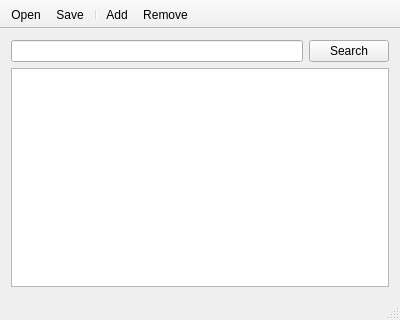
<?xml version="1.0" encoding="UTF-8"?>
<ui version="4.0">
 <class>Phonebook</class>
 <widget class="QMainWindow" name="Phonebook">
  <property name="geometry">
   <rect>
    <x>0</x>
    <y>0</y>
    <width>400</width>
    <height>320</height>
   </rect>
  </property>
  <property name="windowTitle">
   <string>Phonebook</string>
  </property>
  <widget class="QWidget" name="centralWidget">
   <layout class="QGridLayout" name="gridLayout_2">
    <item row="0" column="0">
     <layout class="QGridLayout" name="gridLayout">
      <item row="0" column="0">
       <layout class="QHBoxLayout" name="horizontalLayout">
        <item>
         <widget class="QLineEdit" name="searchLineEdit"/>
        </item>
        <item>
         <widget class="QPushButton" name="searchButton">
          <property name="text">
           <string>Search</string>
          </property>
         </widget>
        </item>
       </layout>
      </item>
      <item row="1" column="0">
       <widget class="QTableWidget" name="tableWidget">
        <property name="alternatingRowColors">
         <bool>true</bool>
        </property>
       </widget>
      </item>
     </layout>
    </item>
   </layout>
  </widget>
  <widget class="QToolBar" name="mainToolBar">
   <property name="movable">
    <bool>false</bool>
   </property>
   <property name="iconSize">
    <size>
     <width>20</width>
     <height>20</height>
    </size>
   </property>
   <attribute name="toolBarArea">
    <enum>TopToolBarArea</enum>
   </attribute>
   <attribute name="toolBarBreak">
    <bool>false</bool>
   </attribute>
   <addaction name="actionOpen"/>
   <addaction name="actionSave"/>
   <addaction name="separator"/>
   <addaction name="actionAdd"/>
   <addaction name="actionRemove"/>
  </widget>
  <widget class="QStatusBar" name="statusBar"/>
  <action name="actionOpen">
   <property name="icon">
    <iconset resource="icons/icons.qrc">
     <normaloff>:/icons/open.png</normaloff>:/icons/open.png</iconset>
   </property>
   <property name="text">
    <string>Open</string>
   </property>
   <property name="toolTip">
    <string>Open a xml file</string>
   </property>
   <property name="shortcut">
    <string>Ctrl+N</string>
   </property>
   <property name="iconVisibleInMenu">
    <bool>false</bool>
   </property>
  </action>
  <action name="actionSave">
   <property name="icon">
    <iconset resource="icons/icons.qrc">
     <normaloff>:/icons/save.png</normaloff>:/icons/save.png</iconset>
   </property>
   <property name="text">
    <string>Save</string>
   </property>
   <property name="toolTip">
    <string>Save xml</string>
   </property>
  </action>
  <action name="actionAdd">
   <property name="icon">
    <iconset resource="icons/icons.qrc">
     <normaloff>:/icons/add.png</normaloff>:/icons/add.png</iconset>
   </property>
   <property name="text">
    <string>Add</string>
   </property>
   <property name="toolTip">
    <string>Add new records</string>
   </property>
  </action>
  <action name="actionRemove">
   <property name="icon">
    <iconset resource="icons/icons.qrc">
     <normaloff>:/icons/stop.png</normaloff>:/icons/stop.png</iconset>
   </property>
   <property name="text">
    <string>Remove</string>
   </property>
   <property name="toolTip">
    <string>Remove record</string>
   </property>
  </action>
 </widget>
 <layoutdefault spacing="6" margin="11"/>
 <resources>
  <include location="icons/icons.qrc"/>
 </resources>
 <connections/>
</ui>
